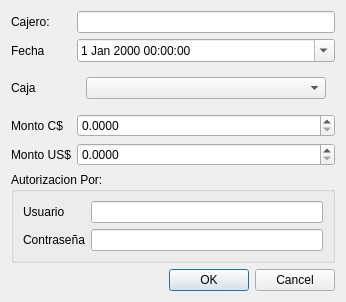
<?xml version="1.0" encoding="UTF-8"?>
<ui version="4.0">
 <class>dlgApertura</class>
 <widget class="QDialog" name="dlgApertura">
  <property name="windowModality">
   <enum>Qt::ApplicationModal</enum>
  </property>
  <property name="geometry">
   <rect>
    <x>0</x>
    <y>0</y>
    <width>346</width>
    <height>276</height>
   </rect>
  </property>
  <property name="maximumSize">
   <size>
    <width>16777215</width>
    <height>276</height>
   </size>
  </property>
  <property name="windowTitle">
   <string>Apertura de Caja</string>
  </property>
  <layout class="QVBoxLayout" name="verticalLayout">
   <item>
    <layout class="QGridLayout" name="gridLayout">
     <item row="0" column="0">
      <widget class="QLabel" name="label_4">
       <property name="sizePolicy">
        <sizepolicy hsizetype="Fixed" vsizetype="Preferred">
         <horstretch>0</horstretch>
         <verstretch>0</verstretch>
        </sizepolicy>
       </property>
       <property name="text">
        <string>Cajero:</string>
       </property>
      </widget>
     </item>
     <item row="0" column="1">
      <widget class="QLineEdit" name="txtUsuario">
       <property name="readOnly">
        <bool>false</bool>
       </property>
      </widget>
     </item>
     <item row="1" column="0">
      <widget class="QLabel" name="label_3">
       <property name="text">
        <string>Fecha</string>
       </property>
      </widget>
     </item>
     <item row="1" column="1">
      <widget class="QDateTimeEdit" name="dtFechaTime">
       <property name="calendarPopup">
        <bool>true</bool>
       </property>
      </widget>
     </item>
     <item row="2" column="0">
      <widget class="QLabel" name="label">
       <property name="text">
        <string>Caja</string>
       </property>
      </widget>
     </item>
     <item row="2" column="1">
      <widget class="QStackedWidget" name="swcaja">
       <property name="maximumSize">
        <size>
         <width>16777215</width>
         <height>200</height>
        </size>
       </property>
       <property name="currentIndex">
        <number>0</number>
       </property>
       <widget class="QWidget" name="page">
        <layout class="QHBoxLayout" name="horizontalLayout">
         <item>
          <widget class="QComboBox" name="cbcaja"/>
         </item>
        </layout>
       </widget>
       <widget class="QWidget" name="page_2">
        <layout class="QHBoxLayout" name="horizontalLayout_2">
         <item>
          <widget class="QLineEdit" name="txtcaja">
           <property name="readOnly">
            <bool>false</bool>
           </property>
          </widget>
         </item>
        </layout>
       </widget>
      </widget>
     </item>
     <item row="3" column="0">
      <widget class="QLabel" name="label_7">
       <property name="text">
        <string>Monto C$</string>
       </property>
      </widget>
     </item>
     <item row="3" column="1">
      <widget class="QDoubleSpinBox" name="txtSaldoC">
       <property name="decimals">
        <number>4</number>
       </property>
       <property name="maximum">
        <double>1000000000.000000000000000</double>
       </property>
      </widget>
     </item>
     <item row="4" column="0">
      <widget class="QLabel" name="label_2">
       <property name="text">
        <string>Monto US$</string>
       </property>
      </widget>
     </item>
     <item row="4" column="1">
      <widget class="QDoubleSpinBox" name="txtSaldoD">
       <property name="decimals">
        <number>4</number>
       </property>
       <property name="maximum">
        <double>1000000000.000000000000000</double>
       </property>
      </widget>
     </item>
    </layout>
   </item>
   <item>
    <widget class="QGroupBox" name="groupBox">
     <property name="title">
      <string>Autorizacion Por:</string>
     </property>
     <layout class="QGridLayout" name="gridLayout_2">
      <item row="0" column="0">
       <widget class="QLabel" name="label_5">
        <property name="text">
         <string>Usuario</string>
        </property>
       </widget>
      </item>
      <item row="0" column="1">
       <widget class="QLineEdit" name="txtUser">
        <property name="readOnly">
         <bool>false</bool>
        </property>
       </widget>
      </item>
      <item row="1" column="0">
       <widget class="QLabel" name="label_6">
        <property name="text">
         <string>Contraseña</string>
        </property>
       </widget>
      </item>
      <item row="1" column="1">
       <widget class="QLineEdit" name="txtPassword">
        <property name="readOnly">
         <bool>false</bool>
        </property>
       </widget>
      </item>
     </layout>
    </widget>
   </item>
   <item>
    <widget class="QDialogButtonBox" name="buttonBox">
     <property name="orientation">
      <enum>Qt::Horizontal</enum>
     </property>
     <property name="standardButtons">
      <set>QDialogButtonBox::Cancel|QDialogButtonBox::Ok</set>
     </property>
    </widget>
   </item>
  </layout>
 </widget>
 <tabstops>
  <tabstop>cbcaja</tabstop>
  <tabstop>txtSaldoC</tabstop>
  <tabstop>txtSaldoD</tabstop>
  <tabstop>txtUser</tabstop>
  <tabstop>txtPassword</tabstop>
  <tabstop>buttonBox</tabstop>
  <tabstop>dtFechaTime</tabstop>
  <tabstop>txtUsuario</tabstop>
  <tabstop>txtcaja</tabstop>
 </tabstops>
 <resources/>
 <connections>
  <connection>
   <sender>buttonBox</sender>
   <signal>accepted()</signal>
   <receiver>dlgApertura</receiver>
   <slot>accept()</slot>
   <hints>
    <hint type="sourcelabel">
     <x>248</x>
     <y>254</y>
    </hint>
    <hint type="destinationlabel">
     <x>157</x>
     <y>274</y>
    </hint>
   </hints>
  </connection>
  <connection>
   <sender>buttonBox</sender>
   <signal>rejected()</signal>
   <receiver>dlgApertura</receiver>
   <slot>reject()</slot>
   <hints>
    <hint type="sourcelabel">
     <x>316</x>
     <y>260</y>
    </hint>
    <hint type="destinationlabel">
     <x>286</x>
     <y>274</y>
    </hint>
   </hints>
  </connection>
 </connections>
</ui>
